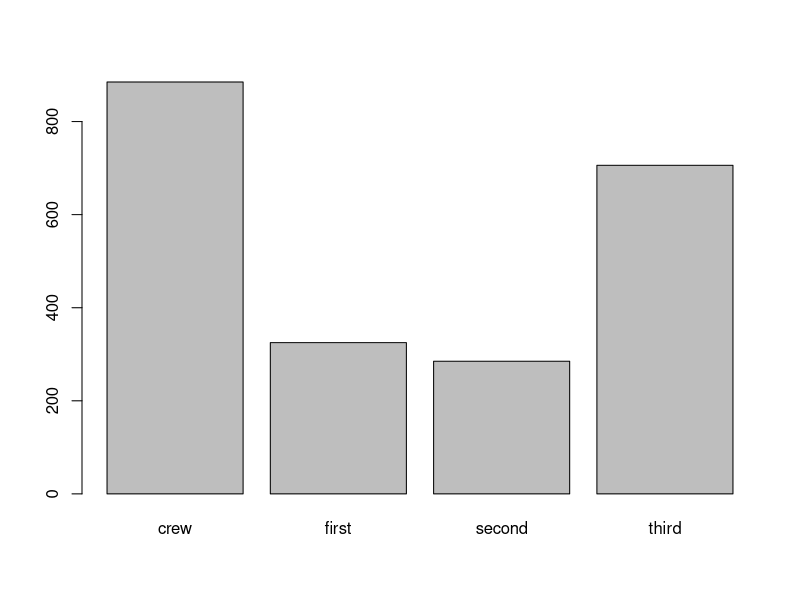
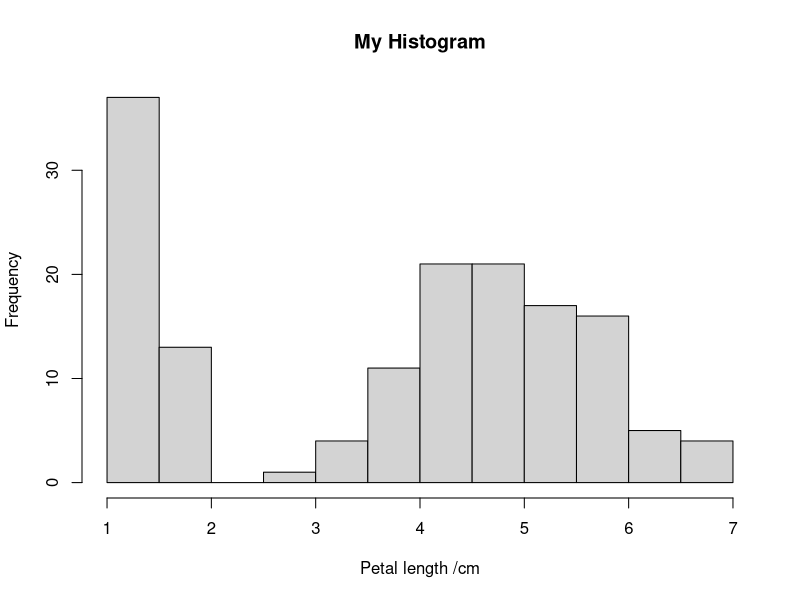
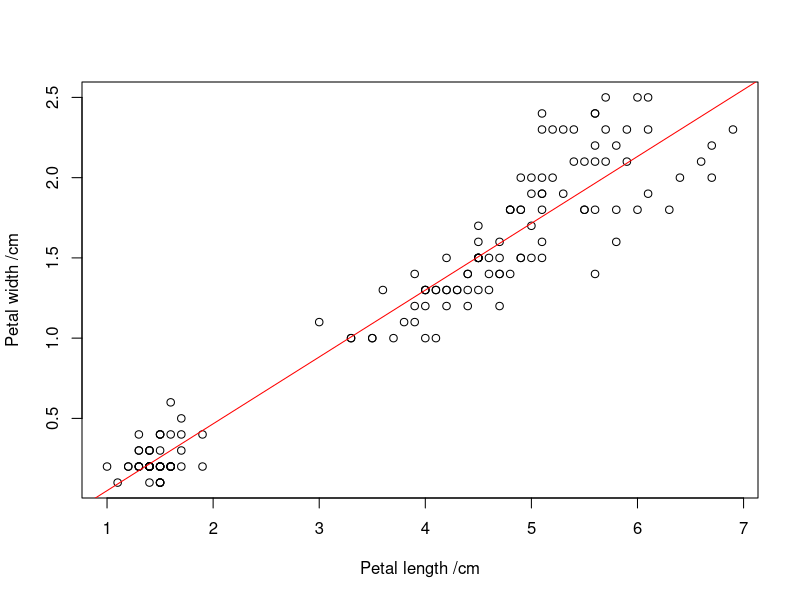
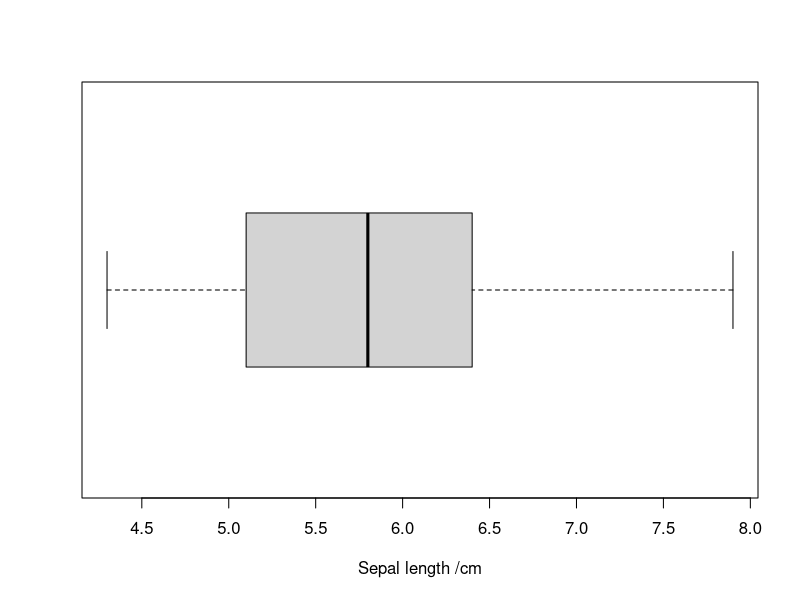

Reproduce these figures in R, in order.

### LOADING DATA

# Load a table of data from a CSV file
iris <- read.csv( "iris.csv" )

# See the variables (column names) that are present in the table
str( iris )

# Get hold of a named column as a data vector
iris$sepal.width


### DISPLAYING DATA

# Load the datasets
titanic <- read.csv( "titanic.csv" )
iris <- read.csv( "iris.csv" )

# A frequency table
table( titanic$status )

# A bar chart
barplot( table( titanic$status ) )

# A histogram
hist( iris$petal.length, main="My Histogram", xlab="Petal length /cm" )

# A scatter plot
plot( iris$petal.length, iris$petal.width, xlab="Petal length /cm", ylab="Petal width /cm" )

# Add a regression line
abline( lm( iris$petal.width ~ iris$petal.length ), col="red" )


### DESCRIPTIVE STATISTICS

# The mean
mean( iris$sepal.length )

# The median
median( iris$sepal.length )

# A function to get the mode
getmode <- function(v) {
   uniqv <- unique(v)
   uniqv[which.max(table(match(v, uniqv)))]
}
getmode( titanic$status )

# The interquartile range
IQR( iris$sepal.length )

# A box plot
boxplot( iris$sepal.length, horizontal=TRUE, xlab="Sepal length /cm" )

# The variance
var( iris$sepal.length )

# The standard deviation
sd( iris$sepal.length )

# Pearson correlation
cor( iris$petal.length, iris$petal.width )
